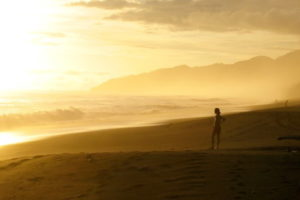
#> input picture image/images.jpg, 300 x 200 px
$ jupyter execute Lab1_1.ipynb   (shell and % lines are left out)
#> lines starting #> are read from the running program, lines starting #| are printed output that depends on the picture
# **Lab 1.1 Image Representation**

[cell 1]
import cv2
import numpy as np
import math
import matplotlib.image as mpimg
import matplotlib.pyplot as plt
import mpl_toolkits

from matplotlib import pyplot as plt
from mpl_toolkits.mplot3d import Axes3D

## **Image Color Order with different libraries**
In this part, you will explore how different libraries interpret and display image colors. Specifically, you will compare Matplotlib and OpenCV libraries for image loading and display.

**Load and Display Images:**
   - Load an image using both Matplotlib `plt.imread()` and OpenCV `cv2.imread()` libraries.
   - Display the images side by side using Matplotlib.

**HINT** : `plt.imread()`,`cv2.imread()`,`fig, axs = plt.subplots(1, 2)`
<details>

<summary>
<font size="3" color="orange">
<b>Expected output</b>
</font>
</summary>

- The output should resemble this, but not be identical

</details>

[cell 2]
### START CODE HERE ###

mpl_img = plt.imread("image/images.jpg")
#> mpl_img is the input picture: shape (200, 300, 3); mean R, G, B 177.9, 150.9, 97.2
cv_img = cv2.imread("image/images.jpg")
fig, axs = plt.subplots(1,2)

axs[0].imshow(mpl_img)
axs[1].imshow(cv_img)

axs[0].set_title("Matplotlib Image")
axs[1].set_title("OpenCV Image")


plt.show()
#> figure, not shown here; B, G, R data is drawn as R, G, B
### END CODE HERE ###

### Opencv [BGR] vs Matplotlib [RGB]
Examine the grayscale representations of individual color channels for each library.
***PLEASE use direct slicing method***

<details>

<summary>
<font size="3" color="orange">
<b>Expected output</b>
</font>
</summary>

- The output should resemble this, but not be identical

</details>

[cell 3]
### START CODE HERE ###
fig, axs = plt.subplots(2,4)
axs[0][0].imshow(cv_img)
axs[1][0].imshow(mpl_img)
axs[0][1].imshow(cv_img[:,:,0], cmap='gray')
axs[0][1].set_title("B")
axs[0][2].imshow(cv_img[:,:,1], cmap='gray')
axs[0][2].set_title("G")
axs[0][3].imshow(cv_img[:,:,2], cmap='gray')
axs[0][3].set_title("R")

axs[1][1].imshow(mpl_img[:,:,0], cmap='gray')
axs[1][1].set_title("R")

axs[1][2].imshow(mpl_img[:,:,1], cmap='gray')
axs[1][2].set_title("G")

axs[1][3].imshow(mpl_img[:,:,2], cmap='gray')
axs[1][3].set_title("B")

axs[0][0].set_ylabel("OpenCV Image")
axs[1][0].set_ylabel("Matplotlib Image")

plt.show()
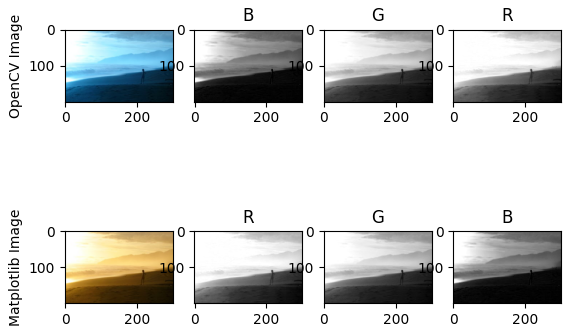
#> figure drawn by matplotlib, 8 panels; B, G, R data is drawn as R, G, B
### END CODE HERE ###

##### Opencv BGR -> RGB
Compare the images displayed after conversion using both methods (`cv2.cvtColor()` and `direct slicing`).

Use `cv2.cvtColor()`
<details>

<summary>
<font size="3" color="orange">
<b>Expected output</b>
</font>
</summary>

- The output should resemble this, but not be identical

</details>

[cell 4]
### START CODE HERE ###
rgb_img = cv2.cvtColor(cv_img, cv2.COLOR_RGB2BGR)
plt.imshow(rgb_img)
plt.show()
### END CODE HERE ###

Use `direct slicing method (array[...])`
<details>

<summary>
<font size="3" color="orange">
<b>Expected output</b>
</font>
</summary>

- The output should resemble this, but not be identical

</details>

[cell 5]
### START CODE HERE ###
img = cv_img[:, :, ::-1] # คง Row COLUMN เดิมไว้ แต่นับ Channel สี ถอยหลัง#::-1 =>start,stop,step
plt.imshow(img)
plt.show()

### END CODE HERE ###

## **Image Reshape**

Implement the code to tranform the image from ***channels last (HWC) to channels first (CHW)***.<br>

**NumPy Transpose**<br>
Compare the difference between :
- `np.transpose()`
- `np.transpose(,(2,0,1))`

<details>

<summary>
<font size="3" color="orange">
<b>Expected output</b>
</font>
</summary>

- The output should resemble this, but not be identical
- The image display only the Red channel.

```
np.transpose(mpl_img) => Before : (3265, 4898, 3) | After : (3, 4898, 3265)
np.transpose(mpl_img,(2,0,1)) => Before : (3265, 4898, 3) | After : (3, 3265, 4898)
```

</details>

[cell 6]
### START CODE HERE ###

#สลับ w,h,c
reshaped_trade_trans = np.transpose(mpl_img)
print('np.transpose(mpl_img) => Before :',mpl_img.shape,'| After :',reshaped_trade_trans.shape)
#| np.transpose(mpl_img) => Before : (200, 300, 3) | After : (3, 300, 200)


#สลับ c,h,w
reshaped_trans = np.transpose(mpl_img,(2,0,1))
print('np.transpose(mpl_img,(2,0,1)) => Before :',mpl_img.shape,'| After :',reshaped_trans.shape)
#| np.transpose(mpl_img,(2,0,1)) => Before : (200, 300, 3) | After : (3, 200, 300)


fig, axs = plt.subplots(1,3)

# axs[0].imshow(mpl_img[:,:,0], cmap='gray')
axs[0].imshow(mpl_img[:,:,0], cmap='gray')
axs[0].set_title("Before")

# axs[1].imshow(reshaped_trade_trans[:,:,0], cmap='gray')
axs[1].imshow(reshaped_trade_trans[0,:,:], cmap='gray')
axs[1].set_title("np.transpose(mpl_img)")

axs[2].imshow(reshaped_trans[0,:,:], cmap='gray')
axs[2].set_title("np.transpose(mpl_img,(2,0,1))")

# axs[1].set_title("Before")

plt.show()
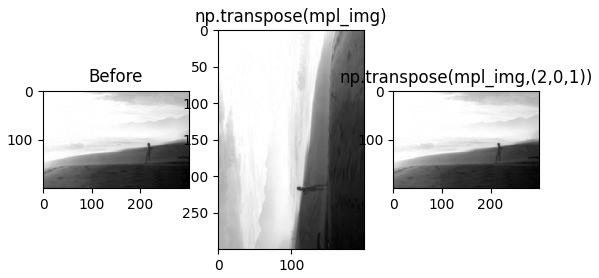
#> figure drawn by matplotlib, 3 panels


### END CODE HERE ###

If you code work properly, the cell below should run without error.

[cell 7]
assert reshaped_trade_trans.shape == (mpl_img.shape[2], mpl_img.shape[1], mpl_img.shape[0]), \
    f"Error: Shape mismatch after traditional transpose. Expected {(mpl_img.shape[1], mpl_img.shape[0], mpl_img.shape[2])}, got {reshaped_trade_trans.shape}"
print("Assertion for traditional transpose passed successfully.")

assert reshaped_trans.shape == (mpl_img.shape[2], mpl_img.shape[0], mpl_img.shape[1]), \
    f"Error: Shape mismatch after specified transpose. Expected {(mpl_img.shape[2], mpl_img.shape[0], mpl_img.shape[1])}, got {reshaped_trans.shape}"
print("Assertion for specified transpose passed successfully.")

**NumPy Reshape**

Use `np.reshape()`. Ensure the new shape is (3, height, width).
<details>

<summary>
<font size="3" color="orange">
<b>Expected output</b>
</font>
</summary>

- The output should resemble this, but not be identical
- The image display only the Red channel.

```
Before : (3265, 4898, 3) | After : (3, 3265, 4898)
```

</details>

[cell 8]
### START CODE HERE ###
reshaped_reshape = np.reshape(mpl_img,((3,200,300)))
print('Before :',mpl_img.shape,'| After :',reshaped_reshape.shape)
#| Before : (200, 300, 3) | After : (3, 200, 300)

fig, axs = plt.subplots(1,2)

# axs[0].imshow(mpl_img[:,:,0], cmap='gray')
axs[0].imshow(mpl_img[:,:,0], cmap='gray')
axs[0].set_title("Before")
axs[1].imshow(reshaped_reshape[0,:,:], cmap='gray')
axs[1].set_title("np.reshape(mpl_img,((3,200,300))")


### END CODE HERE ###
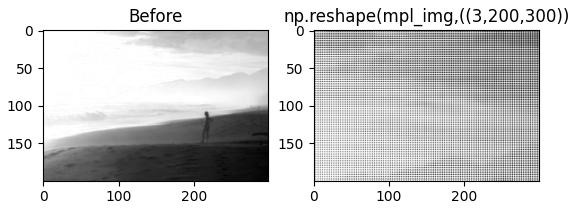
#> figure drawn by matplotlib, 2 panels

If you code work properly, the cell below should run without error.

[cell 9]
assert reshaped_reshape.shape == (mpl_img.shape[2], mpl_img.shape[0], mpl_img.shape[1]), \
    f"Error: Shape mismatch after reshape. Expected {(mpl_img.shape[2], mpl_img.shape[0], mpl_img.shape[1])}, got {reshaped_reshape.shape}"
print("Assertion for reshape passed successfully.")

**NumPy moveaxis**

Use `np.moveaxis` to move the channels axis from the last position to the first.
<details>

<summary>
<font size="3" color="orange">
<b>Expected output</b>
</font>
</summary>

- The output should resemble this, but not be identical
- The image display only the Red channel.

```
Before : (3265, 4898, 3) | After : (3, 3265, 4898)
```

</details>

[cell 10]
### START CODE HERE ###
reshaped_mvx = np.moveaxis(mpl_img,0,-1)
reshaped_mvx = np.moveaxis(reshaped_mvx,0,-1)
print(mpl_img.shape)
#| (200, 300, 3)
print(reshaped_mvx.shape)
#| (3, 200, 300)
fig, axs = plt.subplots(1,2)

# axs[0].imshow(mpl_img[:,:,0], cmap='gray')
axs[0].imshow(mpl_img[:,:,0], cmap='gray')
axs[0].set_title("Before")
axs[1].imshow(reshaped_mvx[0,:,:], cmap='gray')
axs[1].set_title("np.moveaxis(reshaped_mvx,0,-1)")


### END CODE HERE ###
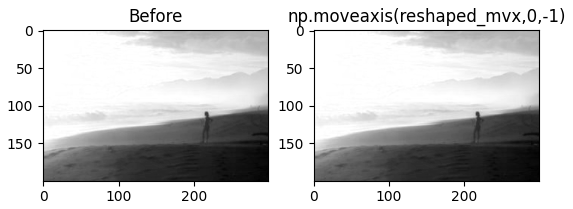
#> figure drawn by matplotlib, 2 panels

If you code work properly, the cell below should run without error.

[cell 11]
assert reshaped_mvx.shape == (mpl_img.shape[2], mpl_img.shape[0], mpl_img.shape[1]), \
    f"Error: Shape mismatch after np.moveaxis. Expected {(mpl_img.shape[2], mpl_img.shape[0], mpl_img.shape[1])}, got {reshaped_mvx.shape}"
print("Assertion for np.moveaxis passed successfully.")

## **Reduce Bit Depth using Quantization**
In this part, you will explore how to reduce the bit depth of an image using quantization. Quantization is a technique used to map pixel values from a continuous range to a smaller set of discrete values, effectively reducing the number of bits used to represent each pixel.
$$
\begin{align*}
Q_{level} &= 2^{bit dept-1}\\
Q &= floor(NormValue(S_i) * Q_{level})\\
Q &= floor((\frac{S_i-S_{min}}{S_{max}-S_{min}})*Q_{level})
\end{align*}
$$

Please complete the function below.

<details>

<summary>
<font size="3" color="orange">
<b>Expected output</b>
</font>
</summary>

- The output should resemble this, but not be identical

</details>

[cell 12]
### START CODE HERE ###
def quantize(img,bit_dept):
    q_level = math.pow(2,bit_dept-1)
    norm_value = ((img-0)/255-0)
    q = np.floor(norm_value * q_level)
    return q

### END CODE HERE ###

[cell 13]
### START CODE HERE ###
gray_img = cv2.cvtColor(cv_img, cv2.COLOR_RGB2GRAY)
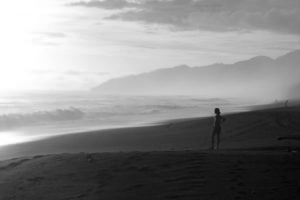
#> gray_img: shape (200, 300); min 6, max 255, mean 137.9
bd8 = quantize(gray_img,8)
#> in quantize, `q = np.floor(norm_value * q_level)`:
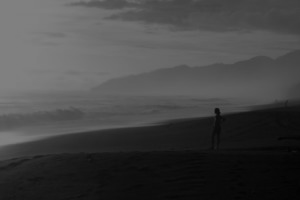
#> q: shape (200, 300) float64; min 3, max 128, mean 68.7
bd4 = quantize(gray_img,4)
#> call 2 of quantize, with bit_dept = 4
#> in quantize (call 2), `q = np.floor(norm_value * q_level)`:
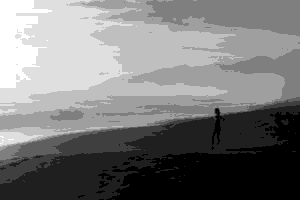
#> q: shape (200, 300) float64; min 0, max 8, mean 3.82; drawn with min black and max white
print(bd8.shape)
#| (200, 300)
print(bd4.shape)
#| (200, 300)

fig, axs = plt.subplots(1,2, figsize=(15, 10))

# axs[0].imshow(mpl_img[:,:,0], cmap='gray')
axs[0].imshow(bd8, cmap='gray')
axs[0].set_title("bit dept = 8")
axs[1].imshow(bd4, cmap='gray')
axs[1].set_title("bit dept = 4")

plt.show()

### END CODE HERE ###

If you code work properly, the cell below should run without error.

[cell 14]
max_value_bd8 = 2**8 - 1
max_value_bd4 = 2**4 - 1

assert np.min(bd8) >= 0 and np.max(bd8) <= max_value_bd8, \
    f"Error: Values in bd8 are out of expected range 0-{max_value_bd8}. Got min={np.min(bd8)}, max={np.max(bd8)}"
assert np.min(bd4) >= 0 and np.max(bd4) <= max_value_bd4, \
    f"Error: Values in bd4 are out of expected range 0-{max_value_bd4}. Got min={np.min(bd4)}, max={np.max(bd4)}"

## **3D Image Surface**

use `plot_surface()` to plot the image in 3D space, where the z-axis represents the normalized pixel intensity values.

<details>

<summary>
<font size="3" color="orange">
<b>Expected output</b>
</font>
</summary>

- The output should resemble this, but not be identical

</details>

[cell 15]
### START CODE HERE ###
cv_img_gray = cv2.cvtColor(cv_img, cv2.COLOR_RGB2GRAY)
norm_value = ((cv_img_gray-0)/255-0)
# print(cv_img_gray.shape)
# print(rows)
x = np.arange(0,300)
print(x)
y = np.arange(0,200)
print(y)
X, Y = np.meshgrid(x, y)

# [5 lines of commented-out code are left out]

fig = plt.figure()
ax = fig.add_subplot(111, projection='3d')
ax.plot_surface(X, Y, norm_value, cmap='gray')
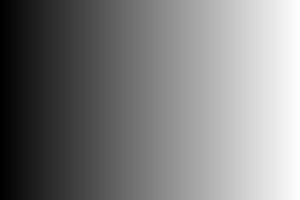
#> X: shape (200, 300) int64; min 0, max 299, mean 149.5; drawn with min black and max white

ax.set_xlabel('X-axis')
ax.set_ylabel('Y-axis')
ax.set_zlabel('Intensity')

plt.show()
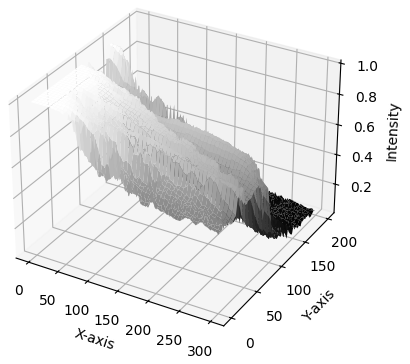
#> figure drawn by matplotlib, 1 panel
### END CODE HERE ###

---

## **Question**
1. How to perform manual color conversion (using only array slicing) of image array read from openCV (BGR) to RGB?
2. How to perform manual conversion (using only array slicing) of image array from channel last to channel first?
3. Why does np.reshape destroy the image integrity?

[cell 16]
#2. How to perform manual conversion (using only array slicing) of image array from channel last to channel first?

# สร้าง array ขนาด shape (200, 300, 3)
mpl_img_reordered = np.zeros((3, 200, 300))
print(mpl_img_reordered)

mpl_img_reordered[0, :, :] = mpl_img[:, :, 0]  # Red ch
mpl_img_reordered[1, :, :] = mpl_img[:, :, 1]  # Green ch
mpl_img_reordered[2, :, :] = mpl_img[:, :, 2]  # Blue ch

print(mpl_img.shape)
#| (200, 300, 3)
print(mpl_img_reordered.shape)
fig, axs = plt.subplots(1,2)

# axs[0].imshow(mpl_img[:,:,0], cmap='gray')
axs[0].imshow(mpl_img[:,:,0], cmap='gray')
axs[0].set_title("Before")
axs[1].imshow(mpl_img_reordered[0,:,:], cmap='gray')
axs[1].set_title("After")
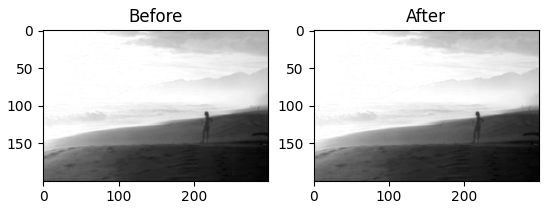
#> figure drawn by matplotlib, 2 panels
